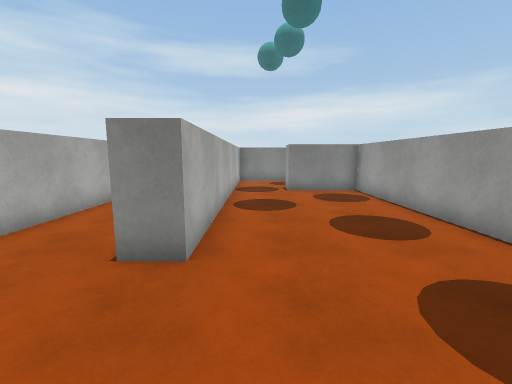
view 1 (above)

20 first-person views from a walk through a 3-D level made in the Unity game engine. The camera is 1.5 m above the floor, tilts 8° down and sees 90° across. The floor is counted in squares, 1 m on a side. Each view is taken from the middle of a square. On the plan, view 1 faces up. The plan holds only what a view shows up to about 13 squares ahead; the rest is blank. The place goes on beyond the plan. The player is left out. Some surface patterns are stand-ins.

view 2
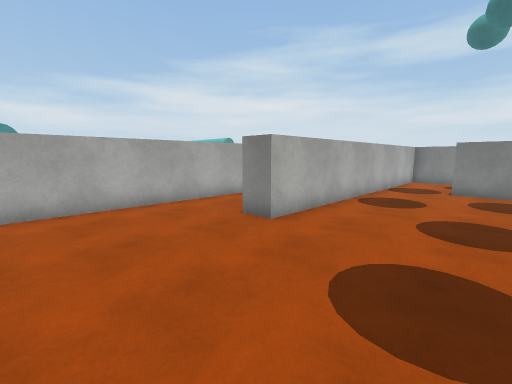

view 3
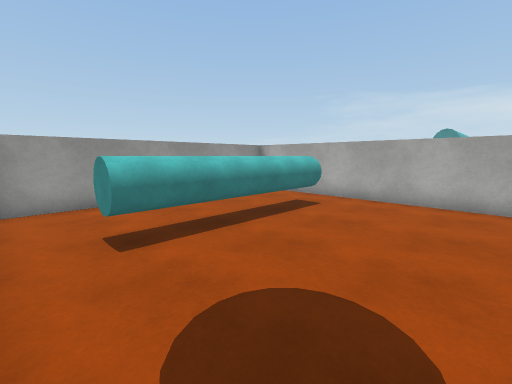

view 4
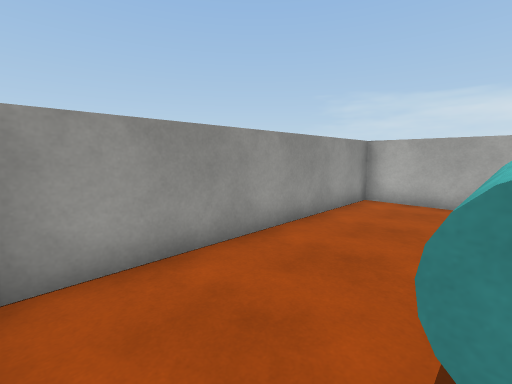

view 5
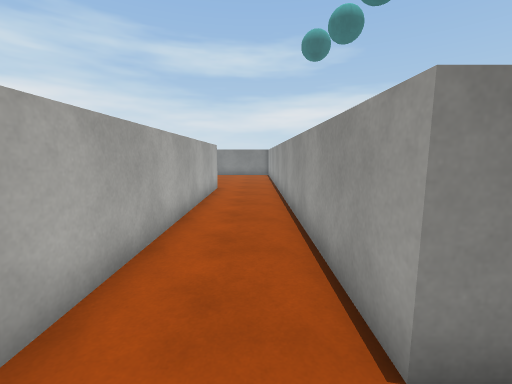

view 6
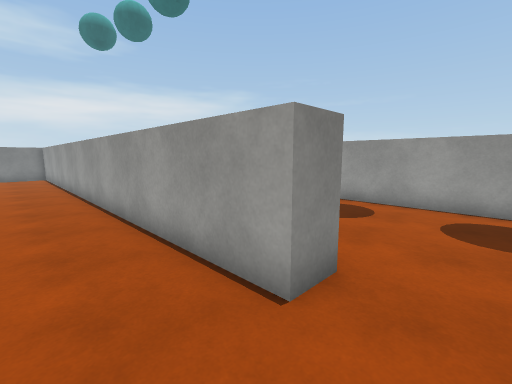

view 7
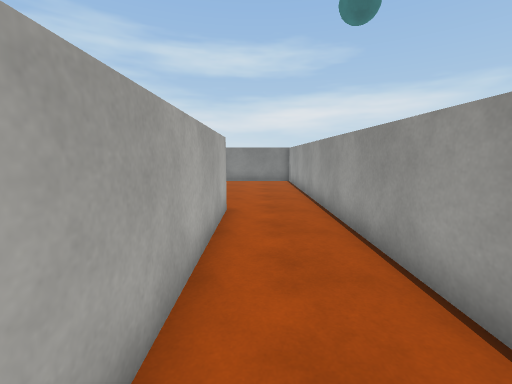

view 8
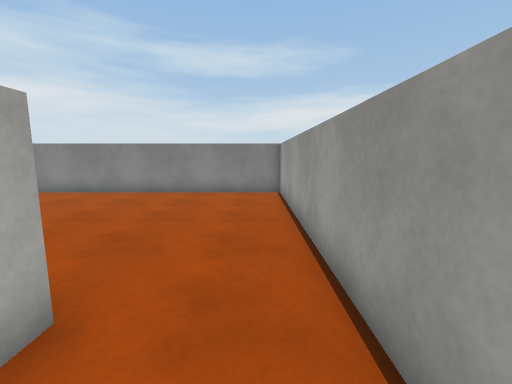

view 9
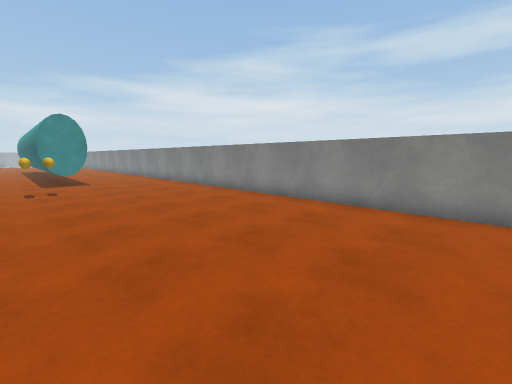

view 10
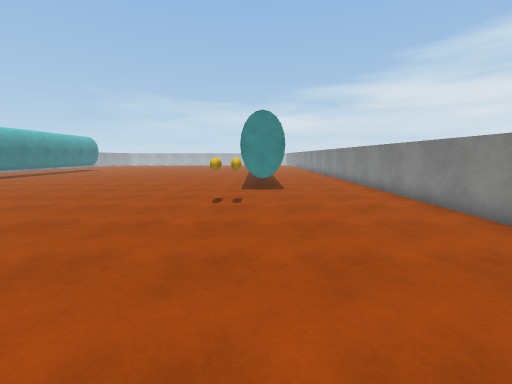

view 11
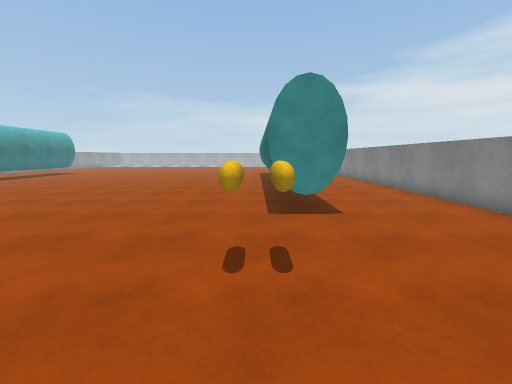

view 12
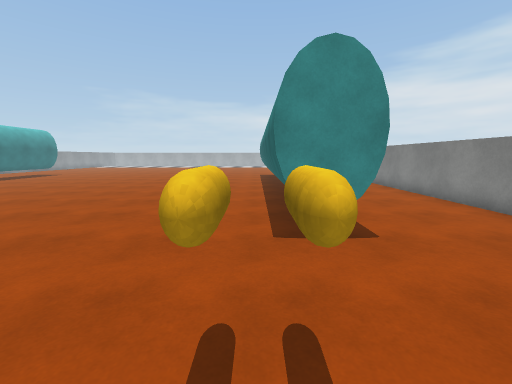

view 13
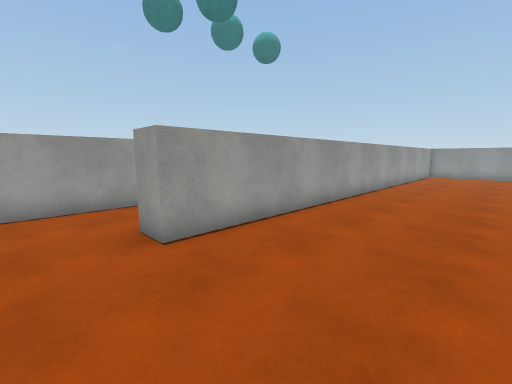

view 14
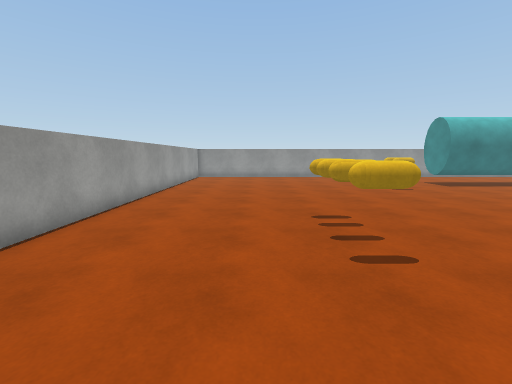

view 15
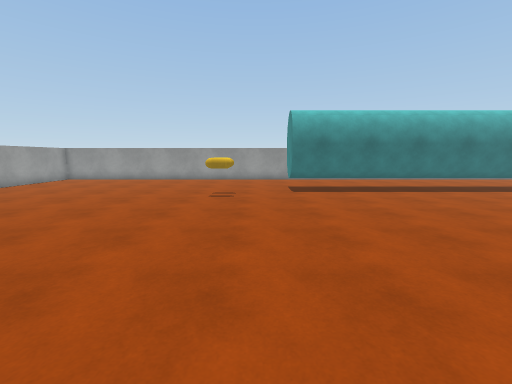

view 16
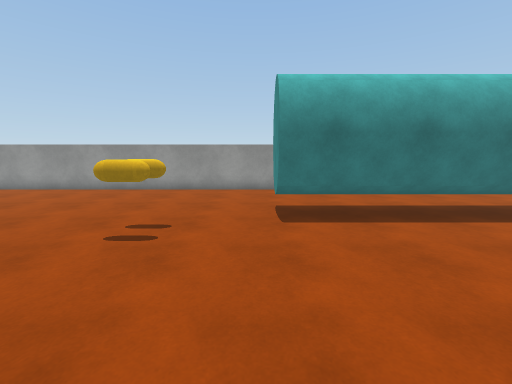

view 17
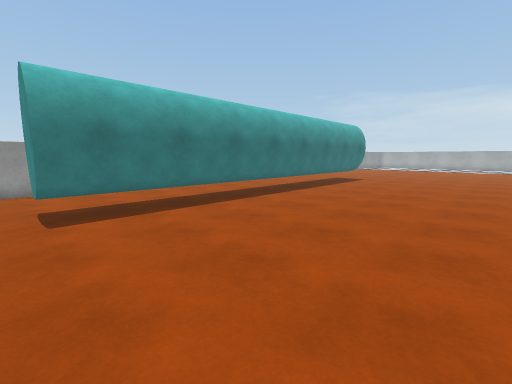

view 18
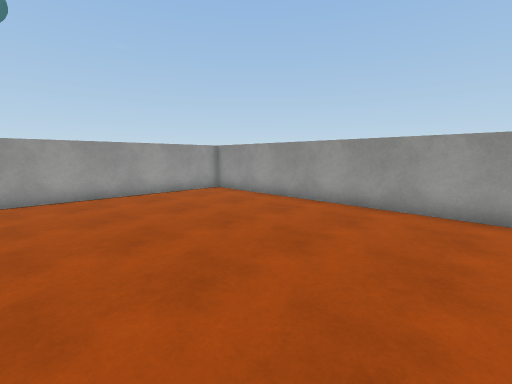

view 19
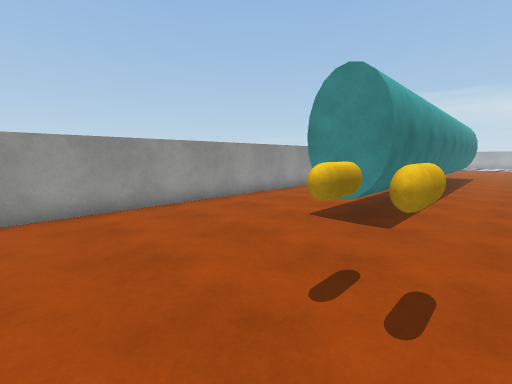

view 20
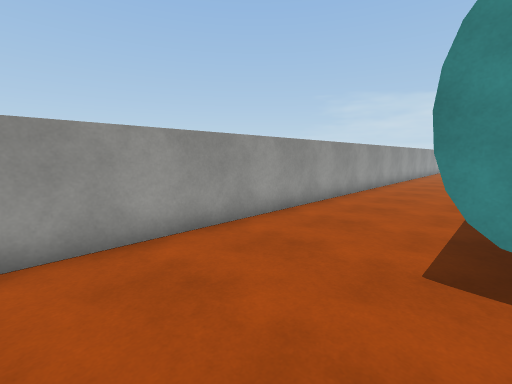

### Floor plan
Key: @ floor where view 1 was taken; # wall or solid block; . floor; = window, fence, low wall or low ledge; ^ raised ledge; T thing the floor can be seen under or through.
Columns run from 30 left of view 1 to 4 right of it. Each row starts with its distance up from view 1.
 23   ###########################
 22   ..........................#
 21    .........................#
 20     ........................#
 19      .......................#
 18           #.................#
 17         ###.................#
 16      ######.................#
 15     ........................#
 14     ....................##..##..
 13     ....................##..##..
 12     ....................##..##..#
 11   ......................##..##..###
 10   ......................##..##.....
  9   ................##....##..##.....
  8   ................##....##..##.....
  7 ..................##....##..##.....
  6 ........................##..##.....
  5 ........................##..##.....
  4 ........................##..##.....
  3 ........................##.........
  2 ........................##.........
  1 .............#..........##.........
  0 ###TTTTTTTT.............##....@....
 -1           T.............##.#=====..
 -2           T.............##.^^^^^^^.
 -3 ........................##.........
 -4 ........................##.........
 -5 ........................##.........
 -6 ###################################

Positions as (right, up) in squares from view 1, and headings:
1: (0, 0), facing up
2: (3, -1), facing up-left
3: (4, 3), facing down-left
4: (4, -2), facing down-left
5: (-3, 2), facing up
6: (-4, 2), facing up-right
7: (-4, 7), facing up
8: (-3, 12), facing up
9: (-4, 15), facing up-left
10: (-8, 17), facing left
11: (-13, 16), facing left
12: (-15, 16), facing left
13: (-10, 16), facing down-right
14: (-10, 13), facing down
15: (-18, 11), facing down
16: (-19, 6), facing down
17: (-19, 7), facing down-left
18: (-16, 2), facing down-right
19: (-14, 2), facing down-left
20: (-16, -1), facing down-left
